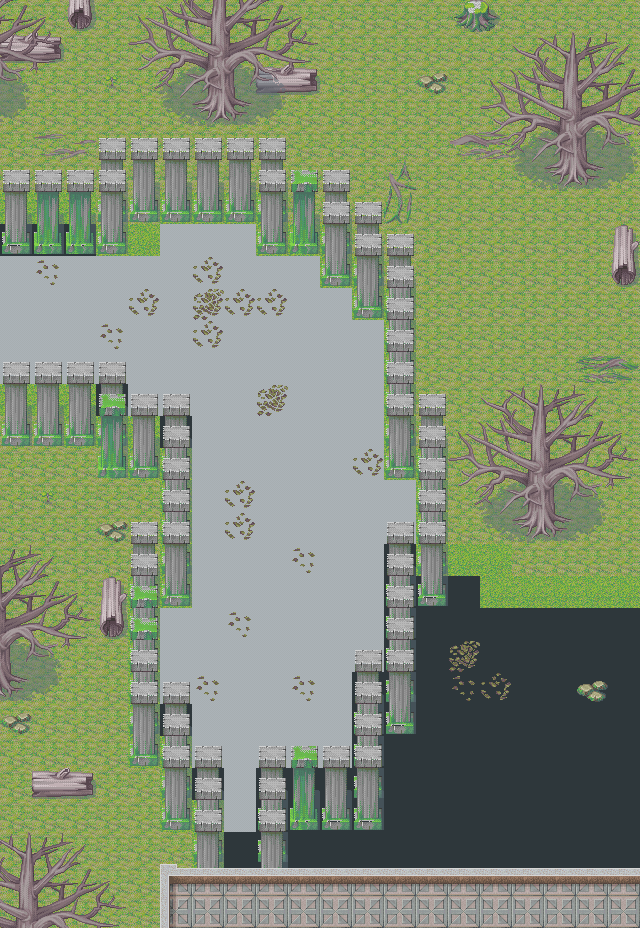

A level layout from a 2D game, rendered from its tile map. Below: a short description, then the map file with tile-grid data replaced by summaries:
An orthogonal 20x29 tile map with 32x32 px tiles, 6 tile layers (layer0, layer1, layer2, layer3, ...), 2 tilesets.

<map version="1.9" tiledversion="1.9.2" orientation="orthogonal" renderorder="right-down" width="20" height="29" tilewidth="32" tileheight="32" infinite="0" nextlayerid="7" nextobjectid="1">
 <tileset firstgid="1" source="res/003-Forest01.tsx" />
 <tileset firstgid="409" source="res/add_more.tsx" />
 <layer id="6" name="layer0" width="20" height="29" locked="1">
  <data>[580 cells, 127 non-empty, 1 distinct tile ids]</data>
 </layer>
 <layer id="1" name="layer1" width="20" height="29" locked="1">
  <data>[580 cells, 580 non-empty, 4 distinct tile ids]</data>
 </layer>
 <layer id="2" name="layer2" width="20" height="29" locked="1">
  <data>[580 cells, 120 non-empty, 6 distinct tile ids]</data>
 </layer>
 <layer id="3" name="layer3" width="20" height="29" locked="1">
  <data>[580 cells, 50 non-empty, 4 distinct tile ids]</data>
 </layer>
 <layer id="4" name="layer4" width="20" height="29" locked="1">
  <data>[580 cells, 48 non-empty, 21 distinct tile ids]</data>
 </layer>
 <layer id="5" name="layer5" width="20" height="29" locked="1">
  <data>[580 cells, 144 non-empty, 34 distinct tile ids]</data>
 </layer>
</map>
